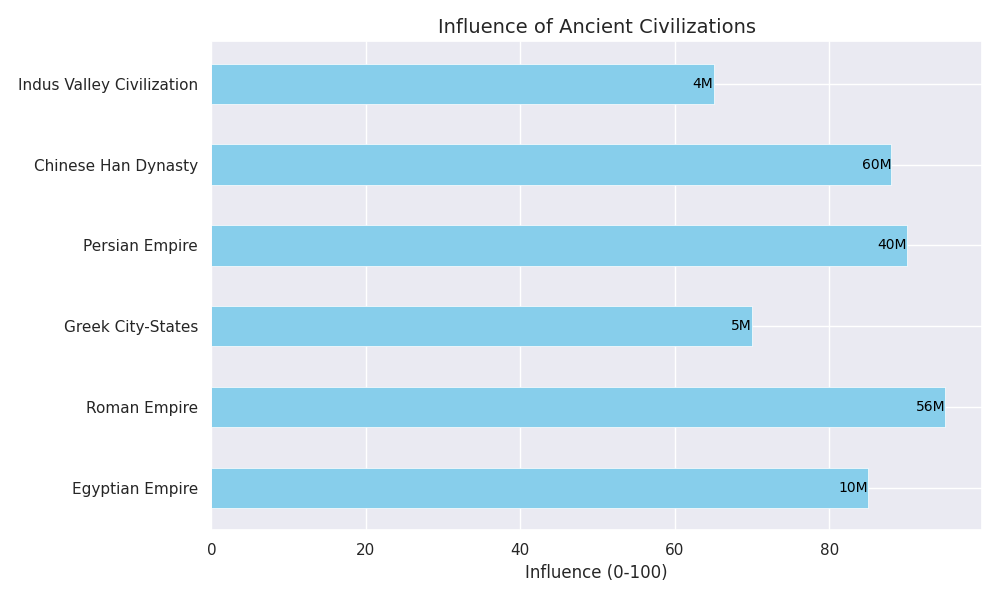

This figure's Python source:
import matplotlib.pyplot as plt
import numpy as np

civilizations = ['Egyptian Empire', 'Roman Empire', 'Greek City-States', 'Persian Empire', 'Chinese Han Dynasty', 'Indus Valley Civilization']
influence = np.array([85, 95, 70, 90, 88, 65])
population = np.array([10, 56, 5, 40, 60, 4])

fig, ax = plt.subplots(figsize=(10, 6))
y_pos = np.arange(len(civilizations))

ax.barh(y_pos, influence, color='skyblue', edgecolor='w', linewidth=0.5, height=0.5)
ax.set_yticks(y_pos)
ax.set_yticklabels(civilizations)

for i, pop in enumerate(population):
    ax.text(influence[i], i, f'{pop}M', va='center', ha='right', color='black', fontsize=10)

ax.set_xlabel('Influence (0-100)', fontsize=12)
ax.set_title('Influence of Ancient Civilizations', fontsize=14)
plt.tight_layout()
plt.show()
